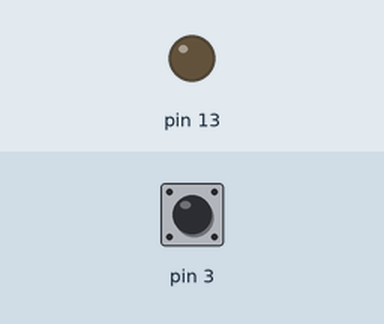
The sketch below on a simulated Arduino Uno, built with avr-gcc and run on an emulated ATmega328P. Shown: output pins drawn as LEDs (lit = HIGH). Inputs (shaded band) come from the test bench; at power-on: pin 3 HIGH. What the sketch prints to the serial monitor is not drawn.

Above: at 1.2 s.
1.3 s: pin 3 pulled LOW for 0.15 s
At 2.6 s:
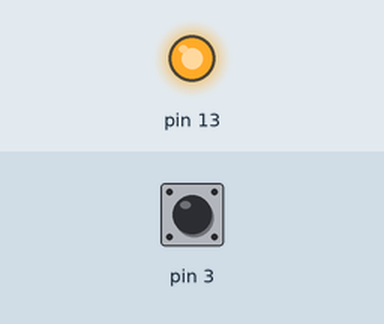
2.9 s: pin 3 pulled LOW for 1 s
At 5.1 s:
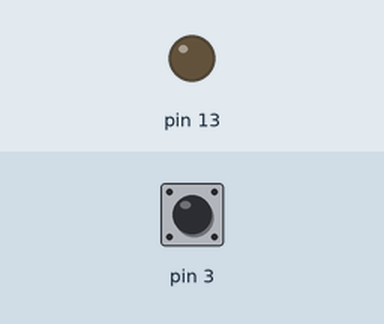
5.4 s: pin 3 pulled LOW for 3.2 s
At 10.0 s:
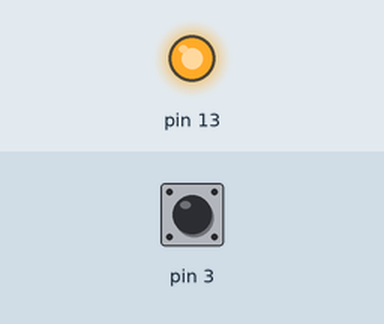
Timing chart, 0 to 11.5 s (numbered marks = the images above; inputs shaded):
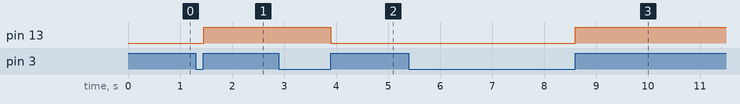

The sketch:

camBienDienDung.ino
```cpp
int i=0;
void setup()
{

pinMode(3,INPUT_PULLUP);
pinMode(13,OUTPUT);
attachInterrupt(1,ngat1,CHANGE);
Serial.begin(9600);
}
void ngat1()
{
  if(digitalRead(3)==HIGH)
 {
  i=!i;
 }
}
void loop()
{

 digitalWrite(13,i);
 Serial.println(i);
}
```

Measured:
- after the input at 1.3 s, pin 13: LOW → HIGH after 0.15 s
- after the input at 2.9 s, pin 13: HIGH → LOW after 1.0 s
- after the input at 5.4 s, pin 13: LOW → HIGH after 3.2 s
